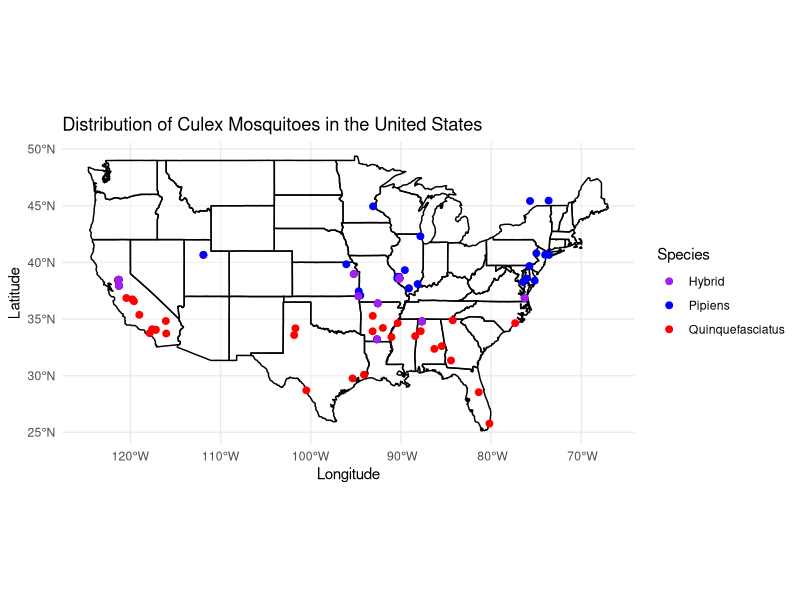
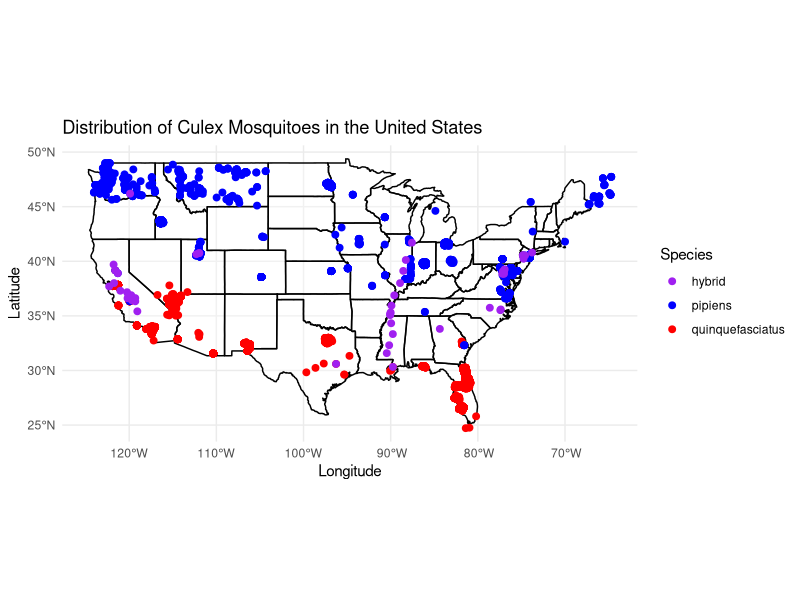
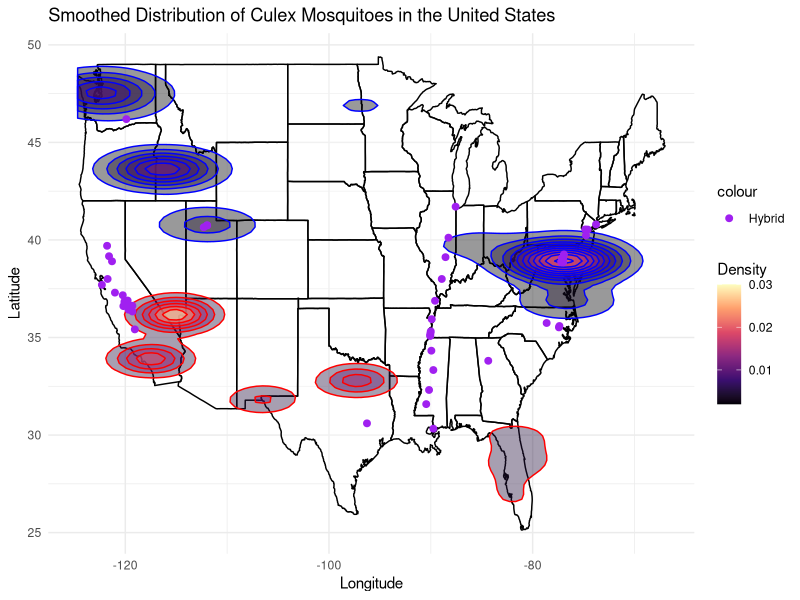

The R source for these figures, in order: (Note: this script raises an error after producing the figures.)
## ---- chunk 1
knitr::opts_chunk$set(echo = TRUE)
## ---- chunk 2
# Load necessary libraries
library(ggplot2)
library(sf)
library(dplyr)
library(maps)

# Load the data from your CSV files
pipiens <- read.csv("coords_pip_v4.csv")
pipiens <- pipiens[pipiens$year<1970,]
quinquefasciatus <- read.csv("coords_qui_v4.csv")
quinquefasciatus <- quinquefasciatus[quinquefasciatus$year<1970 & quinquefasciatus$latitude>20,]
hybrids <- read.csv("coords_hyb_v4.csv")
hybrids <- hybrids[hybrids$year<1970,]

# Convert the datasets to sf objects (spatial dataframes)
pipiens_sf <- st_as_sf(pipiens, coords = c("longitude", "latitude"), crs = 4326)
quinquefasciatus_sf <- st_as_sf(quinquefasciatus, coords = c("longitude", "latitude"), crs = 4326)
hybrids_sf <- st_as_sf(hybrids, coords = c("longitude", "latitude"), crs = 4326)

# Calculate convex hulls for pipiens and quinquefasciatus
pipiens_hull <- pipiens_sf %>% st_union() %>% st_convex_hull()
quinquefasciatus_hull <- quinquefasciatus_sf %>% st_union() %>% st_convex_hull()
hybrids_hull <- hybrids_sf %>% st_union() %>% st_convex_hull()

# Load USA state outlines from the maps package
us_states <- map_data("state")

# Plot the data with the basemap and range outlines
ggplot() +
  # Add the USA basemap with state boundaries
  geom_polygon(data = us_states, aes(x = long, y = lat, group = group), 
               fill = "white", color = "black", alpha = 0.3) +
  # Plot convex hulls for species ranges
  #geom_sf(data = pipiens_hull, fill = "blue", alpha = 0.2, color = "blue") +
  #geom_sf(data = quinquefasciatus_hull, fill = "red", alpha = 0.2, color = "red") +
  #geom_sf(data = hybrids_hull, fill = "purple", alpha = 0.2, color = "purple") +
  # Plot individual points for hybrids, pipiens, and quinquefasciatus
  geom_sf(data = quinquefasciatus_sf, aes(color = "Quinquefasciatus"), size = 2) +
  geom_sf(data = pipiens_sf, aes(color = "Pipiens"), size = 2) +
  geom_sf(data = hybrids_sf, aes(color = "Hybrid"), size = 2) +
  # Customize the legend and labels
  scale_color_manual(values = c("Pipiens" = "blue", "Quinquefasciatus" = "red", "Hybrid" = "purple")) +
  labs(title = "Distribution of Culex Mosquitoes in the United States",
       x = "Longitude", y = "Latitude", color = "Species") +
  theme_minimal()
## ---- chunk 3
# Load necessary libraries
library(ggplot2)
library(sf)
library(dplyr)
#library(rgeos)
library(maps)

# Load the data from your CSV files
pipiens <- read.csv("coords_pip_v4.csv")
pipiens <- pipiens[pipiens$year>1970,]
quinquefasciatus <- read.csv("coords_qui_v4.csv")
quinquefasciatus <- quinquefasciatus[quinquefasciatus$year>1970 & quinquefasciatus$latitude>20,]
hybrids <- read.csv("coords_hyb_v4.csv")
hybrids <- hybrids[hybrids$year>1970,]

# Convert the datasets to sf objects (spatial dataframes)
pipiens_sf <- st_as_sf(pipiens, coords = c("longitude", "latitude"), crs = 4326)
quinquefasciatus_sf <- st_as_sf(quinquefasciatus, coords = c("longitude", "latitude"), crs = 4326)
hybrids_sf <- st_as_sf(hybrids, coords = c("longitude", "latitude"), crs = 4326)

# Calculate convex hulls for pipiens and quinquefasciatus
pipiens_hull <- pipiens_sf %>% st_union() %>% st_convex_hull()
quinquefasciatus_hull <- quinquefasciatus_sf %>% st_union() %>% st_convex_hull()
hybrids_hull <- hybrids_sf %>% st_union() %>% st_convex_hull()

# Load USA state outlines from the maps package
us_states <- map_data("state")

# Plot the data with the basemap and range outlines
ggplot() +
  # Add the USA basemap with state boundaries
  geom_polygon(data = us_states, aes(x = long, y = lat, group = group), 
               fill = "white", color = "black", alpha = 0.3) +
  # Plot convex hulls for species ranges
  #geom_sf(data = pipiens_hull, fill = "blue", alpha = 0.2, color = "blue") +
  #geom_sf(data = quinquefasciatus_hull, fill = "red", alpha = 0.2, color = "red") +
  #geom_sf(data = hybrids_hull, fill = "purple", alpha = 0.2, color = "purple") +
  # Plot individual points for hybrids, pipiens, and quinquefasciatus
  geom_sf(data = quinquefasciatus_sf, aes(color = "quinquefasciatus"), size = 2) +
  geom_sf(data = pipiens_sf, aes(color = "pipiens"), size = 2) +
  geom_sf(data = hybrids_sf, aes(color = "hybrid"), size = 2) +
  # Customize the legend and labels
  scale_color_manual(values = c("pipiens" = "blue", "quinquefasciatus" = "red", "hybrid" = "purple")) +
  labs(title = "Distribution of Culex Mosquitoes in the United States",
       x = "Longitude", y = "Latitude", color = "Species") +
  theme_minimal()
## ---- chunk 4
# Load necessary libraries
library(ggplot2)
library(sf)
library(dplyr)
library(maps)

# Load the data from your CSV files
pipiens <- read.csv("coords_pip_v4.csv") %>% filter(year > 1970)
quinquefasciatus <- read.csv("coords_qui_v4.csv") %>% filter(year > 1970 & latitude > 20)
hybrids <- read.csv("coords_hyb_v4.csv") %>% filter(year > 1970)

# Combine all data for easier plotting
all_data <- rbind(
  pipiens %>% mutate(Species = "pipiens"),
  quinquefasciatus %>% mutate(Species = "quinquefasciatus"),
  hybrids %>% mutate(Species = "hybrid")
)

# Load USA state outlines from the maps package
us_states <- map_data("state")

# Plot data with the basemap and density contours
ggplot() +
  # Add USA basemap with state boundaries
  geom_polygon(data = us_states, aes(x = long, y = lat, group = group),
               fill = "white", color = "black", alpha = 0.3) +
  
  # Add 2D density contours for pipiens
  stat_density_2d(data = all_data %>% filter(Species == "pipiens"),
                  aes(x = longitude, y = latitude, fill = ..level..), 
                  geom = "polygon", alpha = 0.4, color = "blue") +
  
  # Add 2D density contours for quinquefasciatus
  stat_density_2d(data = all_data %>% filter(Species == "quinquefasciatus"),
                  aes(x = longitude, y = latitude, fill = ..level..), 
                  geom = "polygon", alpha = 0.4, color = "red") +
  
  # Plot individual hybrid points
  geom_point(data = all_data %>% filter(Species == "hybrid"),
             aes(x = longitude, y = latitude, color = "Hybrid"), size = 2) +
  
  # Customize the color scale and legend
  scale_fill_viridis_c(option = "magma") +
  scale_color_manual(values = c("Hybrid" = "purple")) +
  
  # Add labels and title
  labs(title = "Smoothed Distribution of Culex Mosquitoes in the United States",
       x = "Longitude", y = "Latitude", fill = "Density") +
  
  # Apply minimal theme
  theme_minimal()

## ---- chunk 5
# Load necessary libraries
library(ggplot2)
library(sf)
library(dplyr)
library(maps)

# Load the data from your CSV files
pipiens <- read.csv("coords_pip_v4.csv") %>% filter(year > 1970)
quinquefasciatus <- read.csv("coords_qui_v4.csv") %>% filter(year > 1970 & latitude > 20)
hybrids <- read.csv("coords_hyb_v4.csv") %>% filter(year > 1970)

# Load USA state outlines from the maps package
us_states <- map_data("state")

# Plot the heatmaps with smoothed distributions
ggplot() +
  # Add USA basemap with state outlines
  geom_polygon(data = us_states, aes(x = long, y = lat, group = group),
               fill = "white", color = "black", alpha = 0.3) +

  # Heatmap for pipiens (in blue)
  stat_density_2d(data = pipiens, aes(x = longitude, y = latitude, fill = ..level..),
                  geom = "raster", alpha = 0.5, h = c(3, 3)) +
  scale_fill_gradient(low = "lightblue", high = "blue", name = "Pipiens Density") +

  # Heatmap for quinquefasciatus (in red)
  stat_density_2d(data = quinquefasciatus, aes(x = longitude, y = latitude, fill = ..level..),
                  geom = "raster", alpha = 0.5, h = c(3, 3)) +
  scale_fill_gradient(low = "pink", high = "red", name = "Quinquefasciatus Density") +

  # Plot individual hybrid points (in purple)
  geom_point(data = hybrids, aes(x = longitude, y = latitude), 
             color = "purple", size = 2) +

  # Add title and labels
  labs(title = "Smoothed Distribution of Culex Mosquitoes in the United States",
       x = "Longitude", y = "Latitude") +

  # Apply minimal theme
  theme_minimal()
